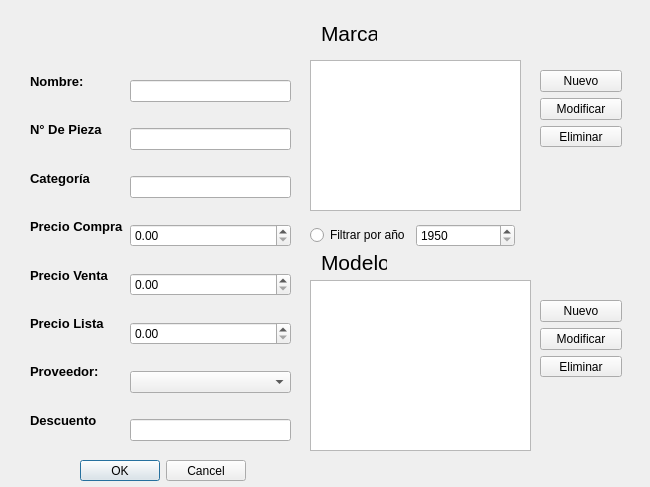
<?xml version="1.0" encoding="UTF-8"?>
<ui version="4.0">
 <class>guiProd_nuevo</class>
 <widget class="QDialog" name="guiProd_nuevo">
  <property name="geometry">
   <rect>
    <x>0</x>
    <y>0</y>
    <width>650</width>
    <height>487</height>
   </rect>
  </property>
  <property name="windowTitle">
   <string>Dialog</string>
  </property>
  <widget class="QWidget" name="verticalLayoutWidget_2">
   <property name="geometry">
    <rect>
     <x>130</x>
     <y>60</y>
     <width>161</width>
     <height>401</height>
    </rect>
   </property>
   <layout class="QVBoxLayout" name="verticalLayout_2">
    <item>
     <widget class="QLineEdit" name="nombre"/>
    </item>
    <item>
     <widget class="QLineEdit" name="num">
      <property name="text">
       <string/>
      </property>
     </widget>
    </item>
    <item>
     <widget class="QLineEdit" name="lineEdit"/>
    </item>
    <item>
     <widget class="QDoubleSpinBox" name="doubleSpinBox">
      <property name="maximum">
       <double>99999999.000000000000000</double>
      </property>
     </widget>
    </item>
    <item>
     <widget class="QDoubleSpinBox" name="doubleSpinBox_4">
      <property name="maximum">
       <double>99999999.000000000000000</double>
      </property>
     </widget>
    </item>
    <item>
     <widget class="QDoubleSpinBox" name="doubleSpinBox_2">
      <property name="maximum">
       <double>99999999.000000000000000</double>
      </property>
     </widget>
    </item>
    <item>
     <widget class="QComboBox" name="comboBox"/>
    </item>
    <item>
     <widget class="QLineEdit" name="lineEdit_2"/>
    </item>
   </layout>
  </widget>
  <widget class="QWidget" name="verticalLayoutWidget">
   <property name="geometry">
    <rect>
     <x>30</x>
     <y>60</y>
     <width>111</width>
     <height>381</height>
    </rect>
   </property>
   <layout class="QVBoxLayout" name="verticalLayout">
    <item>
     <widget class="QLabel" name="label">
      <property name="font">
       <font>
        <pointsize>10</pointsize>
        <weight>75</weight>
        <bold>true</bold>
       </font>
      </property>
      <property name="text">
       <string>Nombre:</string>
      </property>
     </widget>
    </item>
    <item>
     <widget class="QLabel" name="label_6">
      <property name="font">
       <font>
        <pointsize>10</pointsize>
        <weight>75</weight>
        <bold>true</bold>
       </font>
      </property>
      <property name="text">
       <string>N° De Pieza</string>
      </property>
     </widget>
    </item>
    <item>
     <widget class="QLabel" name="label_7">
      <property name="font">
       <font>
        <pointsize>10</pointsize>
        <weight>75</weight>
        <bold>true</bold>
       </font>
      </property>
      <property name="text">
       <string>Categoría</string>
      </property>
     </widget>
    </item>
    <item>
     <widget class="QLabel" name="label_2">
      <property name="font">
       <font>
        <pointsize>10</pointsize>
        <weight>75</weight>
        <bold>true</bold>
       </font>
      </property>
      <property name="text">
       <string>Precio Compra</string>
      </property>
     </widget>
    </item>
    <item>
     <widget class="QLabel" name="label_3">
      <property name="font">
       <font>
        <pointsize>10</pointsize>
        <weight>75</weight>
        <bold>true</bold>
       </font>
      </property>
      <property name="text">
       <string>Precio Venta</string>
      </property>
     </widget>
    </item>
    <item>
     <widget class="QLabel" name="label_4">
      <property name="font">
       <font>
        <pointsize>10</pointsize>
        <weight>75</weight>
        <bold>true</bold>
       </font>
      </property>
      <property name="text">
       <string>Precio Lista</string>
      </property>
     </widget>
    </item>
    <item>
     <widget class="QLabel" name="label_5">
      <property name="font">
       <font>
        <pointsize>10</pointsize>
        <weight>75</weight>
        <bold>true</bold>
       </font>
      </property>
      <property name="text">
       <string>Proveedor:</string>
      </property>
     </widget>
    </item>
    <item>
     <widget class="QLabel" name="label_8">
      <property name="font">
       <font>
        <pointsize>10</pointsize>
        <weight>75</weight>
        <bold>true</bold>
       </font>
      </property>
      <property name="text">
       <string>Descuento</string>
      </property>
     </widget>
    </item>
   </layout>
  </widget>
  <widget class="QLabel" name="label_17">
   <property name="geometry">
    <rect>
     <x>321</x>
     <y>21</y>
     <width>56</width>
     <height>25</height>
    </rect>
   </property>
   <property name="font">
    <font>
     <pointsize>16</pointsize>
    </font>
   </property>
   <property name="text">
    <string>Marca</string>
   </property>
  </widget>
  <widget class="QLabel" name="label_19">
   <property name="geometry">
    <rect>
     <x>321</x>
     <y>250</y>
     <width>66</width>
     <height>25</height>
    </rect>
   </property>
   <property name="font">
    <font>
     <pointsize>16</pointsize>
    </font>
   </property>
   <property name="text">
    <string>Modelo</string>
   </property>
  </widget>
  <widget class="QWidget" name="layoutWidget">
   <property name="geometry">
    <rect>
     <x>540</x>
     <y>70</y>
     <width>82</width>
     <height>77</height>
    </rect>
   </property>
   <layout class="QVBoxLayout" name="verticalLayout_5">
    <item>
     <widget class="QPushButton" name="nuevo">
      <property name="text">
       <string>Nuevo</string>
      </property>
     </widget>
    </item>
    <item>
     <widget class="QPushButton" name="modificar">
      <property name="text">
       <string>Modificar</string>
      </property>
     </widget>
    </item>
    <item>
     <widget class="QPushButton" name="eliminar">
      <property name="text">
       <string>Eliminar</string>
      </property>
     </widget>
    </item>
   </layout>
  </widget>
  <widget class="QWidget" name="layoutWidget_2">
   <property name="geometry">
    <rect>
     <x>540</x>
     <y>300</y>
     <width>82</width>
     <height>77</height>
    </rect>
   </property>
   <layout class="QVBoxLayout" name="verticalLayout_6">
    <item>
     <widget class="QPushButton" name="nuevo_2">
      <property name="enabled">
       <bool>true</bool>
      </property>
      <property name="text">
       <string>Nuevo</string>
      </property>
     </widget>
    </item>
    <item>
     <widget class="QPushButton" name="modificar_2">
      <property name="text">
       <string>Modificar</string>
      </property>
     </widget>
    </item>
    <item>
     <widget class="QPushButton" name="eliminar_2">
      <property name="text">
       <string>Eliminar</string>
      </property>
     </widget>
    </item>
   </layout>
  </widget>
  <widget class="QListWidget" name="listWidget">
   <property name="geometry">
    <rect>
     <x>310</x>
     <y>60</y>
     <width>211</width>
     <height>151</height>
    </rect>
   </property>
  </widget>
  <widget class="QListWidget" name="listWidget_2">
   <property name="geometry">
    <rect>
     <x>310</x>
     <y>280</y>
     <width>221</width>
     <height>171</height>
    </rect>
   </property>
  </widget>
  <widget class="QWidget" name="layoutWidget">
   <property name="geometry">
    <rect>
     <x>310</x>
     <y>220</y>
     <width>205</width>
     <height>31</height>
    </rect>
   </property>
   <layout class="QHBoxLayout" name="horizontalLayout">
    <item>
     <widget class="QRadioButton" name="radioButton">
      <property name="text">
       <string>Filtrar por año</string>
      </property>
     </widget>
    </item>
    <item>
     <widget class="QSpinBox" name="spinBox">
      <property name="minimum">
       <number>1950</number>
      </property>
      <property name="maximum">
       <number>20000000</number>
      </property>
     </widget>
    </item>
   </layout>
  </widget>
  <widget class="QDialogButtonBox" name="buttonBox">
   <property name="geometry">
    <rect>
     <x>80</x>
     <y>460</y>
     <width>166</width>
     <height>21</height>
    </rect>
   </property>
   <property name="standardButtons">
    <set>QDialogButtonBox::Cancel|QDialogButtonBox::Ok</set>
   </property>
  </widget>
 </widget>
 <resources/>
 <connections/>
</ui>
